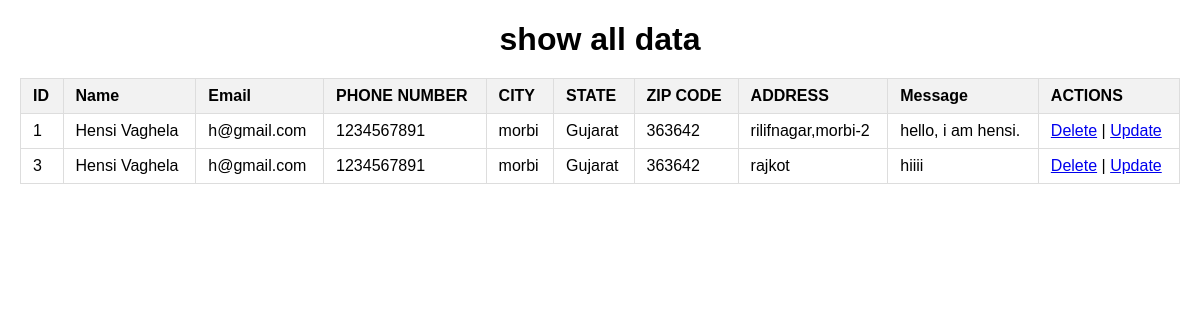
Page /showdata/ on the committed database.
### proapp/models.py (models this page shows)
class contactinfo(models.Model):
    name = models.CharField(max_length=30)
    email = models.EmailField()
    phnno = models.BigIntegerField()
    city = models.CharField(max_length=500)
    state = models.CharField(max_length=30)
    zcode = models.BigIntegerField()
    addr = models.TextField(max_length=500)
    msg = models.TextField(max_length=500)

### proapp/views.py (the view)
# urls.py: path('showdata/',views.showdata),
def showdata(request):
    data = contactinfo.objects.all()
    return render(request,'showdata.html',{'data':data})

### proapp/templates/showdata.html (shortened to what this page needs)
<!DOCTYPE html>
<html lang="en">
<head>
</head>
<body>
    <h1>show all data</h1>
    <table border="1">
        <tr>
            <th>ID</th>
            <th>Name</th>
            <th>Email</th>
            <th>PHONE NUMBER</th>
            <th>CITY</th>
            <th>STATE</th>
            <th>ZIP CODE</th>
            <th>ADDRESS</th>
            <th>Message</th>
            <th>ACTIONS</th>
        </tr>
        {% for i in data %}
        <tr>
            <td>{{ i.id }}</td>
            <td>{{ i.name }}</td>
            <td>{{ i.email }}</td>
            <td>{{ i.phnno }}</td>
            <td>{{ i.city }}</td>
            <td>{{ i.state }}</td>
            <td>{{ i.zcode }}</td>
            <td>{{ i.addr }}</td>
            <td>{{ i.msg }}</td>
            <td>
                <a href="/deletedata/{{ i.id }}">Delete</a>
                |
                <a href="/update/{{ i.id }}">Update</a>
            </td>
        </tr>
        {% endfor %}
    </table>
</body>
</html>

### proapp/templates/showdata.html (style rules this page uses)
table { width: 100%; border-collapse: collapse; }
th, td { padding: 8px 12px; border: 1px solid #ddd; text-align: left; }
th { background-color: #f2f2f2; }
body { font-family: Arial, sans-serif; margin: 20px; }
h1 { text-align: center; margin-bottom: 20px; }

### rows in the picture
contactinfo: id "1", name "Hensi Vaghela", email "h@gmail.com", phnno "1234567891", city "morbi", state "Gujarat", zcode "363642", addr "rilifnagar,morbi-2", msg "hello, i am hensi."
contactinfo: id "3", name "Hensi Vaghela", email "h@gmail.com", phnno "1234567891", city "morbi", state "Gujarat", zcode "363642", addr "rajkot", msg "hiiii"
